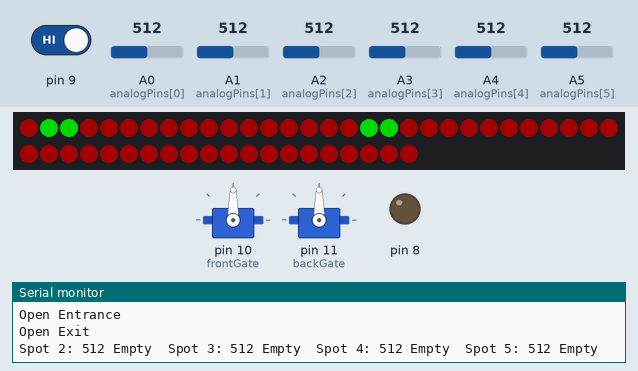
Simulated run of this sketch. Board: Arduino Uno, built with avr-gcc and run on an emulated ATmega328P. Parts: 2 × servo, 50 RGB LEDs in strip order, left to right, continuing on the next row, output pins drawn as LEDs (lit = HIGH), the last lines printed to the serial monitor. The inputs (shaded band) are chosen by the test bench; at power-on: pin 9 HIGH, A0 (analogPins[0]) = 512, A1 (analogPins[1]) = 512, A2 (analogPins[2]) = 512, A3 (analogPins[3]) = 512, A4 (analogPins[4]) = 512, A5 (analogPins[5]) = 512. Dim RGB values are drawn brighter than linear.

Above: at 11.5 s.
11.6 s: pin 9 driven LOW
At 22.77 s:
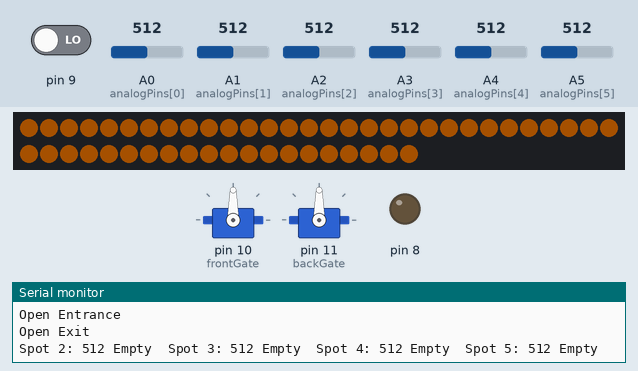
24.7 s: pin 9 driven HIGH
At 24.93 s:
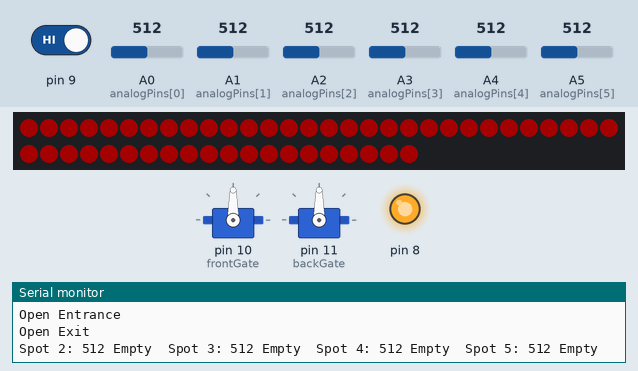
33.3 s: A0 (analogPins[0]) set to 690
41.9 s: A0 (analogPins[0]) set to 717
At 48.4 s:
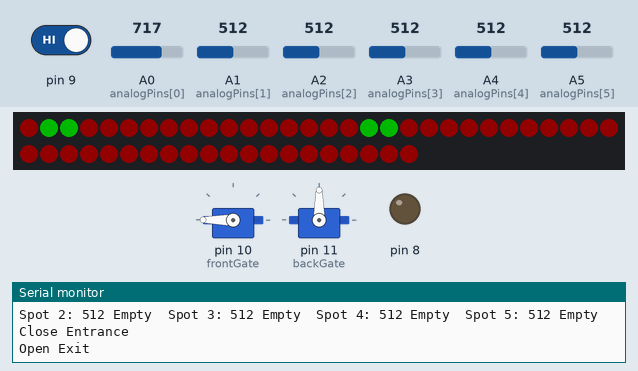
50.5 s: A1 (analogPins[1]) set to 591
59.1 s: A1 (analogPins[1]) set to 609
At 66.1 s:
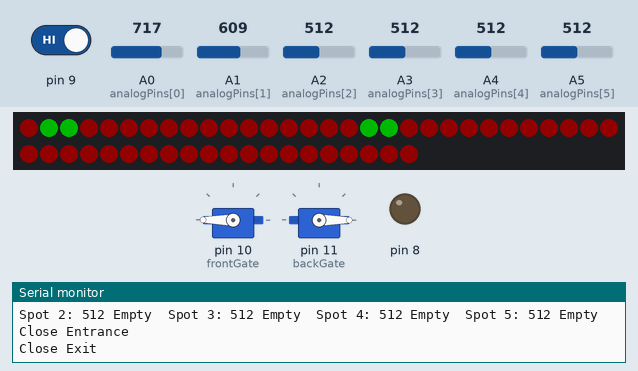
Timing chart, 0 to 67.6 s (numbered marks = the images above; inputs shaded):
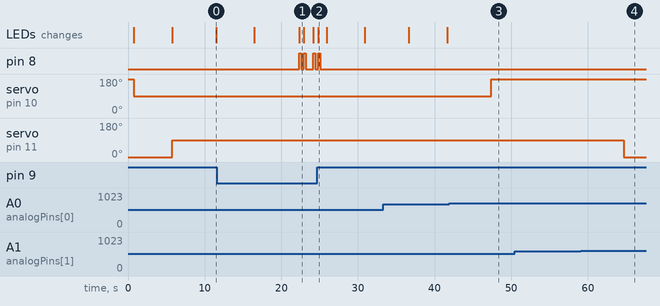

Measured:
- the behaviour switches between 699 and 700 on A0 (analogPins[0]) (found by bisection; images 2 and 3)
- the behaviour switches between 599 and 600 on A1 (analogPins[1]) (found by bisection; images 3 and 4)
- after the input at 11.6 s, pin 8: goes HIGH 0.25 s, LOW 0.37 s, HIGH 0.25 s, LOW 0.98 s, HIGH 0.25 s, then LOW, starting after 10.7 s
- after the input at 24.7 s, pin 8: goes on until 25.1 s, then stays LOW
- after the input at 41.9 s, servo on pin 10 (frontGate): 90° → 180° after 5.5 s
- after the input at 59.1 s, servo on pin 11 (backGate): 90° → 0° after 5.6 s
- what the display in image 1 shows lasts 0.7 s, from 22.3 s to 23.0 s

The sketch:

Arduino.ino
```cpp
#include <FastLED.h>
#include <Servo.h>


Servo frontGate, backGate;

#define LED_PIN     5
#define NUM_LEDS    50

CRGB leds[NUM_LEDS];

int analogPins[6] = {A0, A1, A2, A3, A4, A5};
int val[6] = {0, 0, 0, 0, 0, 0};

int ledNumber[] = {0,0,17,18,2,1};

int threshold = 220;
int fireMode = 0;
int brightness = 15;

void setup() {
  // put your setup code here, to run once:
  FastLED.addLeds<WS2812, LED_PIN, GRB>(leds, NUM_LEDS);
  FastLED.setBrightness(brightness);
  pinMode(8, OUTPUT);
  Serial.begin(9600);
  frontGate.attach(10);
  backGate.attach(11);
  frontGate.write(180);
  backGate.write(0);
}

void loop() {
  FastLED.setBrightness(brightness);


//READ PHOTORESISTORS ////////////////////
  for (int i = 0; i < 6; i++){
      val[i] = analogRead(analogPins[i]);
      delay(100);
  }

//UPDATE LIGHTS ////////////////////
  if (fireMode == 0){

    for (int i = 0; i <50; i++){
      if (!(i == 1 || i == 2 || i == 17 || i == 18)){
        leds[i] = CRGB(50, 0, 0);
        FastLED.show();
      }
    }


    for (int i = 2; i < 6; i++){
        Serial.print("Spot " + String(i) + ": " );
        Serial.print(val[i]);
        if (val[i] > threshold){
          leds[ledNumber[i]] = CRGB(0, 175, 0);
          FastLED.show();
          Serial.print(" Empty");
        }
        else{
          leds[ledNumber[i]] = CRGB(100, 0, 0);
          FastLED.show();
          Serial.print(" Taken");
        }
        Serial.print("\t");
    }
  }

// FIRE CHECKING CODE //////////////////
  if(digitalRead(9) == 0){
    fireMode = 1;
    //Serial.println("FIRE!!!");
    for(int i = 0; i < 50; i++){
      leds[i] = CRGB(100, 50, 0);
      FastLED.show();
    }

    //
    digitalWrite(8,32);
    delay(250);
    digitalWrite(8,0);
    delay(250);
    //
    for(int i = 0; i < 50; i++){
      leds[i] = CRGB(100, 0, 0);
      FastLED.show();
    }
    //
    digitalWrite(8,32);
    delay(250);
    digitalWrite(8,0);
    delay(250);
    //
  }
  else {
      fireMode = 0;
  }

  Serial.println("");


//GATE CHECKING CODE////////////////////////////////////////////////////////////
    if (fireMode == 0){
      if (val[0] < 700){
        brightness = 200;
        FastLED.setBrightness(brightness);
        FastLED.show();
        Serial.println("Open Entrance");
        frontGate.write(90);
        delay(5000);
      }
      else{
        Serial.println("Close Entrance");
        frontGate.write(180);
      }


      if (val[1] < 600){
          brightness = 100;
          FastLED.setBrightness(brightness);
          FastLED.show();
          Serial.println("Open Exit");
          backGate.write(90);
          delay(5000);
      }
      else{
          Serial.println("Close Exit");
          backGate.write(0);
      }
    }
    else{
      frontGate.write(90);
      backGate.write(90);
    }


}
```
